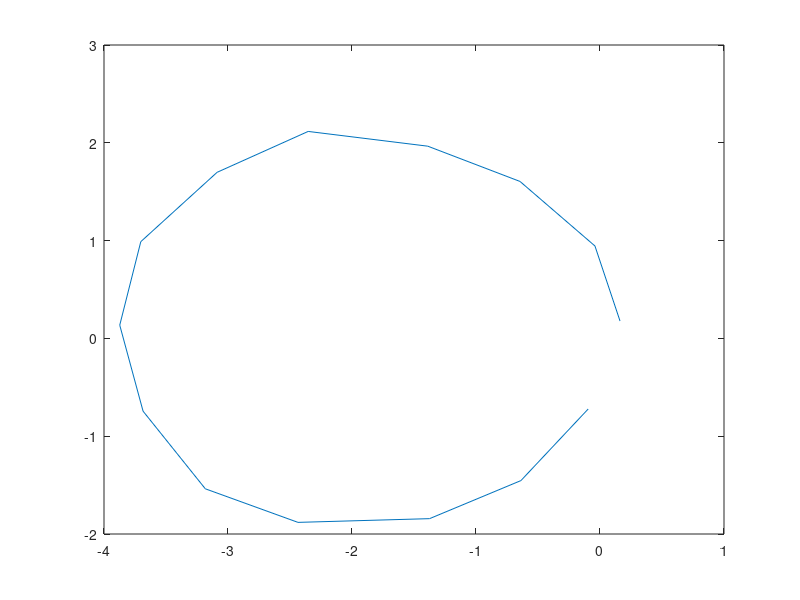

Source code (MATLAB): (Note: this script raises an error after producing the figure.)
% Compose randomized circle
n = 14;
r0 = 2; 
eps=0.2;
partT = [0:n-1]+0.1*rand();
dataXY = [r0*cos((2*pi/n)*partT)-r0; r0*sin((2*pi/n)*partT)] + eps*rand(2,n); 
plot(dataXY(1,:), dataXY(2,:))
hold on;

radLst = zeros(1,n-2);
centersLst = zeros(2,n-2);
for (ii=2:n-1)
    [radLst(ii-1), cp_x, cp_y] = radiusFun(dataXY(1,ii-1), dataXY(2,ii-1), dataXY(1,ii), dataXY(2,ii), dataXY(1,ii+1), dataXY(2,ii+1));
    centersLst(1, ii-1) = cp_x;
    centersLst(2, ii-1) = cp_y;
end
plot(centersLst(1,:), centersLst(2,:),'--rs');

% Test line
dataXY=[1,2;2,4;3,6]';
rC1 = radiusFun(dataXY(1,1), dataXY(2,1), dataXY(1,2), dataXY(2,2), dataXY(1,3), dataXY(2,3));

% Test wrong orientation
dataXY=[0,0;1,1;2,0]';
rC2 = radiusFun(dataXY(1,1), dataXY(2,1), dataXY(1,2), dataXY(2,2), dataXY(1,3), dataXY(2,3));

% Test right orientation
dataXY=[0,1;1,0;2,1]';
rC3 = radiusFun(dataXY(1,1), dataXY(2,1), dataXY(1,2), dataXY(2,2), dataXY(1,3), dataXY(2,3));